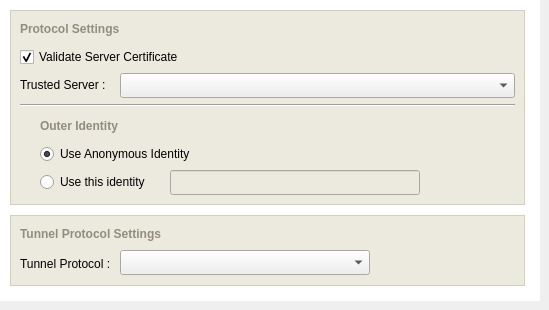
      <widget class="QWidget" name="protSettings" >
       <attribute name="title" >
        <string>Protocol Settings</string>
       </attribute>
       <widget class="QFrame" name="frame_10" >
        <property name="geometry" >
         <rect>
          <x>0</x>
          <y>0</y>
          <width>540</width>
          <height>301</height>
         </rect>
        </property>
        <property name="palette" >
         <palette>
          <active>
           <colorrole role="Base" >
            <brush brushstyle="SolidPattern" >
             <color alpha="255" >
              <red>255</red>
              <green>255</green>
              <blue>255</blue>
             </color>
            </brush>
           </colorrole>
           <colorrole role="Window" >
            <brush brushstyle="SolidPattern" >
             <color alpha="255" >
              <red>255</red>
              <green>255</green>
              <blue>255</blue>
             </color>
            </brush>
           </colorrole>
          </active>
          <inactive>
           <colorrole role="Base" >
            <brush brushstyle="SolidPattern" >
             <color alpha="255" >
              <red>255</red>
              <green>255</green>
              <blue>255</blue>
             </color>
            </brush>
           </colorrole>
           <colorrole role="Window" >
            <brush brushstyle="SolidPattern" >
             <color alpha="255" >
              <red>255</red>
              <green>255</green>
              <blue>255</blue>
             </color>
            </brush>
           </colorrole>
          </inactive>
          <disabled>
           <colorrole role="Base" >
            <brush brushstyle="SolidPattern" >
             <color alpha="255" >
              <red>255</red>
              <green>255</green>
              <blue>255</blue>
             </color>
            </brush>
           </colorrole>
           <colorrole role="Window" >
            <brush brushstyle="SolidPattern" >
             <color alpha="255" >
              <red>255</red>
              <green>255</green>
              <blue>255</blue>
             </color>
            </brush>
           </colorrole>
          </disabled>
         </palette>
        </property>
        <property name="autoFillBackground" >
         <bool>true</bool>
        </property>
        <property name="frameShape" >
         <enum>QFrame::NoFrame</enum>
        </property>
        <property name="frameShadow" >
         <enum>QFrame::Plain</enum>
        </property>
        <property name="lineWidth" >
         <number>0</number>
        </property>
        <widget class="QFrame" name="frame_13" >
         <property name="geometry" >
          <rect>
           <x>10</x>
           <y>215</y>
           <width>515</width>
           <height>71</height>
          </rect>
         </property>
         <property name="minimumSize" >
          <size>
           <width>515</width>
           <height>25</height>
          </size>
         </property>
         <property name="maximumSize" >
          <size>
           <width>515</width>
           <height>101</height>
          </size>
         </property>
         <property name="palette" >
          <palette>
           <active>
            <colorrole role="WindowText" >
             <brush brushstyle="SolidPattern" >
              <color alpha="255" >
               <red>208</red>
               <green>208</green>
               <blue>191</blue>
              </color>
             </brush>
            </colorrole>
            <colorrole role="Base" >
             <brush brushstyle="SolidPattern" >
              <color alpha="255" >
               <red>255</red>
               <green>255</green>
               <blue>255</blue>
              </color>
             </brush>
            </colorrole>
            <colorrole role="Window" >
             <brush brushstyle="SolidPattern" >
              <color alpha="255" >
               <red>236</red>
               <green>234</green>
               <blue>223</blue>
              </color>
             </brush>
            </colorrole>
           </active>
           <inactive>
            <colorrole role="WindowText" >
             <brush brushstyle="SolidPattern" >
              <color alpha="255" >
               <red>208</red>
               <green>208</green>
               <blue>191</blue>
              </color>
             </brush>
            </colorrole>
            <colorrole role="Base" >
             <brush brushstyle="SolidPattern" >
              <color alpha="255" >
               <red>255</red>
               <green>255</green>
               <blue>255</blue>
              </color>
             </brush>
            </colorrole>
            <colorrole role="Window" >
             <brush brushstyle="SolidPattern" >
              <color alpha="255" >
               <red>236</red>
               <green>234</green>
               <blue>223</blue>
              </color>
             </brush>
            </colorrole>
           </inactive>
           <disabled>
            <colorrole role="WindowText" >
             <brush brushstyle="SolidPattern" >
              <color alpha="255" >
               <red>119</red>
               <green>119</green>
               <blue>119</blue>
              </color>
             </brush>
            </colorrole>
            <colorrole role="Base" >
             <brush brushstyle="SolidPattern" >
              <color alpha="255" >
               <red>236</red>
               <green>234</green>
               <blue>223</blue>
              </color>
             </brush>
            </colorrole>
            <colorrole role="Window" >
             <brush brushstyle="SolidPattern" >
              <color alpha="255" >
               <red>236</red>
               <green>234</green>
               <blue>223</blue>
              </color>
             </brush>
            </colorrole>
           </disabled>
          </palette>
         </property>
         <property name="autoFillBackground" >
          <bool>true</bool>
         </property>
         <property name="frameShape" >
          <enum>QFrame::Box</enum>
         </property>
         <property name="frameShadow" >
          <enum>QFrame::Plain</enum>
         </property>
         <widget class="QLabel" name="WirelessNetworkLabel_16" >
          <property name="geometry" >
           <rect>
            <x>10</x>
            <y>10</y>
            <width>460</width>
            <height>18</height>
           </rect>
          </property>
          <property name="minimumSize" >
           <size>
            <width>460</width>
            <height>18</height>
           </size>
          </property>
          <property name="maximumSize" >
           <size>
            <width>460</width>
            <height>18</height>
           </size>
          </property>
          <property name="palette" >
           <palette>
            <active>
             <colorrole role="WindowText" >
              <brush brushstyle="SolidPattern" >
               <color alpha="255" >
                <red>144</red>
                <green>141</green>
                <blue>124</blue>
               </color>
              </brush>
             </colorrole>
            </active>
            <inactive>
             <colorrole role="WindowText" >
              <brush brushstyle="SolidPattern" >
               <color alpha="255" >
                <red>144</red>
                <green>141</green>
                <blue>124</blue>
               </color>
              </brush>
             </colorrole>
            </inactive>
            <disabled>
             <colorrole role="WindowText" >
              <brush brushstyle="SolidPattern" >
               <color alpha="255" >
                <red>119</red>
                <green>119</green>
                <blue>119</blue>
               </color>
              </brush>
             </colorrole>
            </disabled>
           </palette>
          </property>
          <property name="font" >
           <font>
            <pointsize>9</pointsize>
            <weight>75</weight>
            <bold>true</bold>
           </font>
          </property>
          <property name="lineWidth" >
           <number>0</number>
          </property>
          <property name="text" >
           <string>Tunnel Protocol Settings</string>
          </property>
          <property name="alignment" >
           <set>Qt::AlignLeading|Qt::AlignLeft|Qt::AlignVCenter</set>
          </property>
          <property name="margin" >
           <number>0</number>
          </property>
          <property name="indent" >
           <number>0</number>
          </property>
         </widget>
         <widget class="QLabel" name="label_19" >
          <property name="geometry" >
           <rect>
            <x>10</x>
            <y>38</y>
            <width>100</width>
            <height>22</height>
           </rect>
          </property>
          <property name="sizePolicy" >
           <sizepolicy>
            <hsizetype>0</hsizetype>
            <vsizetype>0</vsizetype>
            <horstretch>0</horstretch>
            <verstretch>0</verstretch>
           </sizepolicy>
          </property>
          <property name="palette" >
           <palette>
            <active>
             <colorrole role="WindowText" >
              <brush brushstyle="SolidPattern" >
               <color alpha="255" >
                <red>0</red>
                <green>0</green>
                <blue>0</blue>
               </color>
              </brush>
             </colorrole>
            </active>
            <inactive>
             <colorrole role="WindowText" >
              <brush brushstyle="SolidPattern" >
               <color alpha="255" >
                <red>0</red>
                <green>0</green>
                <blue>0</blue>
               </color>
              </brush>
             </colorrole>
            </inactive>
            <disabled>
             <colorrole role="WindowText" >
              <brush brushstyle="SolidPattern" >
               <color alpha="255" >
                <red>119</red>
                <green>119</green>
                <blue>119</blue>
               </color>
              </brush>
             </colorrole>
            </disabled>
           </palette>
          </property>
          <property name="lineWidth" >
           <number>0</number>
          </property>
          <property name="text" >
           <string>Tunnel Protocol :</string>
          </property>
          <property name="indent" >
           <number>0</number>
          </property>
         </widget>
         <widget class="QComboBox" name="innerComboBox" >
          <property name="geometry" >
           <rect>
            <x>110</x>
            <y>35</y>
            <width>250</width>
            <height>25</height>
           </rect>
          </property>
          <property name="minimumSize" >
           <size>
            <width>250</width>
            <height>25</height>
           </size>
          </property>
          <property name="maximumSize" >
           <size>
            <width>250</width>
            <height>25</height>
           </size>
          </property>
          <property name="maxCount" >
           <number>25</number>
          </property>
         </widget>
        </widget>
        <widget class="QFrame" name="frame_11" >
         <property name="geometry" >
          <rect>
           <x>10</x>
           <y>10</y>
           <width>515</width>
           <height>195</height>
          </rect>
         </property>
         <property name="minimumSize" >
          <size>
           <width>515</width>
           <height>100</height>
          </size>
         </property>
         <property name="maximumSize" >
          <size>
           <width>515</width>
           <height>200</height>
          </size>
         </property>
         <property name="palette" >
          <palette>
           <active>
            <colorrole role="WindowText" >
             <brush brushstyle="SolidPattern" >
              <color alpha="255" >
               <red>208</red>
               <green>208</green>
               <blue>191</blue>
              </color>
             </brush>
            </colorrole>
            <colorrole role="Base" >
             <brush brushstyle="SolidPattern" >
              <color alpha="255" >
               <red>255</red>
               <green>255</green>
               <blue>255</blue>
              </color>
             </brush>
            </colorrole>
            <colorrole role="Window" >
             <brush brushstyle="SolidPattern" >
              <color alpha="255" >
               <red>236</red>
               <green>234</green>
               <blue>223</blue>
              </color>
             </brush>
            </colorrole>
           </active>
           <inactive>
            <colorrole role="WindowText" >
             <brush brushstyle="SolidPattern" >
              <color alpha="255" >
               <red>208</red>
               <green>208</green>
               <blue>191</blue>
              </color>
             </brush>
            </colorrole>
            <colorrole role="Base" >
             <brush brushstyle="SolidPattern" >
              <color alpha="255" >
               <red>255</red>
               <green>255</green>
               <blue>255</blue>
              </color>
             </brush>
            </colorrole>
            <colorrole role="Window" >
             <brush brushstyle="SolidPattern" >
              <color alpha="255" >
               <red>236</red>
               <green>234</green>
               <blue>223</blue>
              </color>
             </brush>
            </colorrole>
           </inactive>
           <disabled>
            <colorrole role="WindowText" >
             <brush brushstyle="SolidPattern" >
              <color alpha="255" >
               <red>119</red>
               <green>119</green>
               <blue>119</blue>
              </color>
             </brush>
            </colorrole>
            <colorrole role="Base" >
             <brush brushstyle="SolidPattern" >
              <color alpha="255" >
               <red>236</red>
               <green>234</green>
               <blue>223</blue>
              </color>
             </brush>
            </colorrole>
            <colorrole role="Window" >
             <brush brushstyle="SolidPattern" >
              <color alpha="255" >
               <red>236</red>
               <green>234</green>
               <blue>223</blue>
              </color>
             </brush>
            </colorrole>
           </disabled>
          </palette>
         </property>
         <property name="autoFillBackground" >
          <bool>true</bool>
         </property>
         <property name="frameShape" >
          <enum>QFrame::Box</enum>
         </property>
         <property name="frameShadow" >
          <enum>QFrame::Plain</enum>
         </property>
         <widget class="Line" name="line_3" >
          <property name="geometry" >
           <rect>
            <x>10</x>
            <y>94</y>
            <width>495</width>
            <height>3</height>
           </rect>
          </property>
          <property name="orientation" >
           <enum>Qt::Horizontal</enum>
          </property>
         </widget>
         <widget class="QLabel" name="WirelessNetworkLabel_14" >
          <property name="geometry" >
           <rect>
            <x>30</x>
            <y>107</y>
            <width>460</width>
            <height>18</height>
           </rect>
          </property>
          <property name="minimumSize" >
           <size>
            <width>460</width>
            <height>18</height>
           </size>
          </property>
          <property name="maximumSize" >
           <size>
            <width>460</width>
            <height>18</height>
           </size>
          </property>
          <property name="palette" >
           <palette>
            <active>
             <colorrole role="WindowText" >
              <brush brushstyle="SolidPattern" >
               <color alpha="255" >
                <red>144</red>
                <green>141</green>
                <blue>124</blue>
               </color>
              </brush>
             </colorrole>
            </active>
            <inactive>
             <colorrole role="WindowText" >
              <brush brushstyle="SolidPattern" >
               <color alpha="255" >
                <red>144</red>
                <green>141</green>
                <blue>124</blue>
               </color>
              </brush>
             </colorrole>
            </inactive>
            <disabled>
             <colorrole role="WindowText" >
              <brush brushstyle="SolidPattern" >
               <color alpha="255" >
                <red>119</red>
                <green>119</green>
                <blue>119</blue>
               </color>
              </brush>
             </colorrole>
            </disabled>
           </palette>
          </property>
          <property name="font" >
           <font>
            <pointsize>9</pointsize>
            <weight>75</weight>
            <bold>true</bold>
           </font>
          </property>
          <property name="lineWidth" >
           <number>0</number>
          </property>
          <property name="text" >
           <string>Outer Identity</string>
          </property>
          <property name="alignment" >
           <set>Qt::AlignLeading|Qt::AlignLeft|Qt::AlignVCenter</set>
          </property>
          <property name="margin" >
           <number>0</number>
          </property>
          <property name="indent" >
           <number>0</number>
          </property>
         </widget>
         <widget class="QCheckBox" name="validateServerCheckbox" >
          <property name="geometry" >
           <rect>
            <x>10</x>
            <y>38</y>
            <width>300</width>
            <height>18</height>
           </rect>
          </property>
          <property name="minimumSize" >
           <size>
            <width>300</width>
            <height>18</height>
           </size>
          </property>
          <property name="maximumSize" >
           <size>
            <width>300</width>
            <height>18</height>
           </size>
          </property>
          <property name="palette" >
           <palette>
            <active>
             <colorrole role="WindowText" >
              <brush brushstyle="SolidPattern" >
               <color alpha="255" >
                <red>0</red>
                <green>0</green>
                <blue>0</blue>
               </color>
              </brush>
             </colorrole>
            </active>
            <inactive>
             <colorrole role="WindowText" >
              <brush brushstyle="SolidPattern" >
               <color alpha="255" >
                <red>0</red>
                <green>0</green>
                <blue>0</blue>
               </color>
              </brush>
             </colorrole>
            </inactive>
            <disabled>
             <colorrole role="WindowText" >
              <brush brushstyle="SolidPattern" >
               <color alpha="255" >
                <red>119</red>
                <green>119</green>
                <blue>119</blue>
               </color>
              </brush>
             </colorrole>
            </disabled>
           </palette>
          </property>
          <property name="text" >
           <string>Validate Server Certificate</string>
          </property>
          <property name="checked" >
           <bool>true</bool>
          </property>
         </widget>
         <widget class="QRadioButton" name="anonIdentRadioBtn" >
          <property name="geometry" >
           <rect>
            <x>30</x>
            <y>135</y>
            <width>300</width>
            <height>18</height>
           </rect>
          </property>
          <property name="minimumSize" >
           <size>
            <width>300</width>
            <height>18</height>
           </size>
          </property>
          <property name="maximumSize" >
           <size>
            <width>300</width>
            <height>18</height>
           </size>
          </property>
          <property name="palette" >
           <palette>
            <active>
             <colorrole role="WindowText" >
              <brush brushstyle="SolidPattern" >
               <color alpha="255" >
                <red>0</red>
                <green>0</green>
                <blue>0</blue>
               </color>
              </brush>
             </colorrole>
            </active>
            <inactive>
             <colorrole role="WindowText" >
              <brush brushstyle="SolidPattern" >
               <color alpha="255" >
                <red>0</red>
                <green>0</green>
                <blue>0</blue>
               </color>
              </brush>
             </colorrole>
            </inactive>
            <disabled>
             <colorrole role="WindowText" >
              <brush brushstyle="SolidPattern" >
               <color alpha="255" >
                <red>119</red>
                <green>119</green>
                <blue>119</blue>
               </color>
              </brush>
             </colorrole>
            </disabled>
           </palette>
          </property>
          <property name="text" >
           <string>Use Anonymous Identity</string>
          </property>
          <property name="checked" >
           <bool>true</bool>
          </property>
         </widget>
         <widget class="QLineEdit" name="phase1IdentEdit" >
          <property name="enabled" >
           <bool>false</bool>
          </property>
          <property name="geometry" >
           <rect>
            <x>160</x>
            <y>160</y>
            <width>250</width>
            <height>25</height>
           </rect>
          </property>
          <property name="minimumSize" >
           <size>
            <width>250</width>
            <height>25</height>
           </size>
          </property>
          <property name="maximumSize" >
           <size>
            <width>250</width>
            <height>25</height>
           </size>
          </property>
          <property name="palette" >
           <palette>
            <active>
             <colorrole role="WindowText" >
              <brush brushstyle="SolidPattern" >
               <color alpha="255" >
                <red>208</red>
                <green>208</green>
                <blue>191</blue>
               </color>
              </brush>
             </colorrole>
             <colorrole role="Base" >
              <brush brushstyle="SolidPattern" >
               <color alpha="255" >
                <red>255</red>
                <green>255</green>
                <blue>255</blue>
               </color>
              </brush>
             </colorrole>
             <colorrole role="Window" >
              <brush brushstyle="SolidPattern" >
               <color alpha="255" >
                <red>236</red>
                <green>234</green>
                <blue>223</blue>
               </color>
              </brush>
             </colorrole>
            </active>
            <inactive>
             <colorrole role="WindowText" >
              <brush brushstyle="SolidPattern" >
               <color alpha="255" >
                <red>208</red>
                <green>208</green>
                <blue>191</blue>
               </color>
              </brush>
             </colorrole>
             <colorrole role="Base" >
              <brush brushstyle="SolidPattern" >
               <color alpha="255" >
                <red>255</red>
                <green>255</green>
                <blue>255</blue>
               </color>
              </brush>
             </colorrole>
             <colorrole role="Window" >
              <brush brushstyle="SolidPattern" >
               <color alpha="255" >
                <red>236</red>
                <green>234</green>
                <blue>223</blue>
               </color>
              </brush>
             </colorrole>
            </inactive>
            <disabled>
             <colorrole role="WindowText" >
              <brush brushstyle="SolidPattern" >
               <color alpha="255" >
                <red>119</red>
                <green>119</green>
                <blue>119</blue>
               </color>
              </brush>
             </colorrole>
             <colorrole role="Base" >
              <brush brushstyle="SolidPattern" >
               <color alpha="255" >
                <red>236</red>
                <green>234</green>
                <blue>223</blue>
               </color>
              </brush>
             </colorrole>
             <colorrole role="Window" >
              <brush brushstyle="SolidPattern" >
               <color alpha="255" >
                <red>236</red>
                <green>234</green>
                <blue>223</blue>
               </color>
              </brush>
             </colorrole>
            </disabled>
           </palette>
          </property>
          <property name="maxLength" >
           <number>255</number>
          </property>
         </widget>
         <widget class="QRadioButton" name="thisIdentityRadioBtn" >
          <property name="geometry" >
           <rect>
            <x>30</x>
            <y>163</y>
            <width>120</width>
            <height>18</height>
           </rect>
          </property>
          <property name="minimumSize" >
           <size>
            <width>120</width>
            <height>18</height>
           </size>
          </property>
          <property name="maximumSize" >
           <size>
            <width>120</width>
            <height>18</height>
           </size>
          </property>
          <property name="palette" >
           <palette>
            <active>
             <colorrole role="WindowText" >
              <brush brushstyle="SolidPattern" >
               <color alpha="255" >
                <red>0</red>
                <green>0</green>
                <blue>0</blue>
               </color>
              </brush>
             </colorrole>
            </active>
            <inactive>
             <colorrole role="WindowText" >
              <brush brushstyle="SolidPattern" >
               <color alpha="255" >
                <red>0</red>
                <green>0</green>
                <blue>0</blue>
               </color>
              </brush>
             </colorrole>
            </inactive>
            <disabled>
             <colorrole role="WindowText" >
              <brush brushstyle="SolidPattern" >
               <color alpha="255" >
                <red>119</red>
                <green>119</green>
                <blue>119</blue>
               </color>
              </brush>
             </colorrole>
            </disabled>
           </palette>
          </property>
          <property name="text" >
           <string>Use this identity</string>
          </property>
         </widget>
         <widget class="QLabel" name="WirelessNetworkLabel_13" >
          <property name="geometry" >
           <rect>
            <x>10</x>
            <y>10</y>
            <width>460</width>
            <height>18</height>
           </rect>
          </property>
          <property name="minimumSize" >
           <size>
            <width>460</width>
            <height>18</height>
           </size>
          </property>
          <property name="maximumSize" >
           <size>
            <width>460</width>
            <height>18</height>
           </size>
          </property>
          <property name="palette" >
           <palette>
            <active>
             <colorrole role="WindowText" >
              <brush brushstyle="SolidPattern" >
               <color alpha="255" >
                <red>144</red>
                <green>141</green>
                <blue>124</blue>
               </color>
              </brush>
             </colorrole>
            </active>
            <inactive>
             <colorrole role="WindowText" >
              <brush brushstyle="SolidPattern" >
               <color alpha="255" >
                <red>144</red>
                <green>141</green>
                <blue>124</blue>
               </color>
              </brush>
             </colorrole>
            </inactive>
            <disabled>
             <colorrole role="WindowText" >
              <brush brushstyle="SolidPattern" >
               <color alpha="255" >
                <red>119</red>
                <green>119</green>
                <blue>119</blue>
               </color>
              </brush>
             </colorrole>
            </disabled>
           </palette>
          </property>
          <property name="font" >
           <font>
            <pointsize>9</pointsize>
            <weight>75</weight>
            <bold>true</bold>
           </font>
          </property>
          <property name="lineWidth" >
           <number>0</number>
          </property>
          <property name="text" >
           <string>Protocol Settings</string>
          </property>
          <property name="alignment" >
           <set>Qt::AlignLeading|Qt::AlignLeft|Qt::AlignVCenter</set>
          </property>
          <property name="margin" >
           <number>0</number>
          </property>
          <property name="indent" >
           <number>0</number>
          </property>
         </widget>
         <widget class="QLabel" name="tsText" >
          <property name="geometry" >
           <rect>
            <x>10</x>
            <y>66</y>
            <width>100</width>
            <height>18</height>
           </rect>
          </property>
          <property name="sizePolicy" >
           <sizepolicy>
            <hsizetype>0</hsizetype>
            <vsizetype>0</vsizetype>
            <horstretch>0</horstretch>
            <verstretch>0</verstretch>
           </sizepolicy>
          </property>
          <property name="minimumSize" >
           <size>
            <width>100</width>
            <height>18</height>
           </size>
          </property>
          <property name="maximumSize" >
           <size>
            <width>100</width>
            <height>18</height>
           </size>
          </property>
          <property name="palette" >
           <palette>
            <active>
             <colorrole role="WindowText" >
              <brush brushstyle="SolidPattern" >
               <color alpha="255" >
                <red>0</red>
                <green>0</green>
                <blue>0</blue>
               </color>
              </brush>
             </colorrole>
            </active>
            <inactive>
             <colorrole role="WindowText" >
              <brush brushstyle="SolidPattern" >
               <color alpha="255" >
                <red>0</red>
                <green>0</green>
                <blue>0</blue>
               </color>
              </brush>
             </colorrole>
            </inactive>
            <disabled>
             <colorrole role="WindowText" >
              <brush brushstyle="SolidPattern" >
               <color alpha="255" >
                <red>119</red>
                <green>119</green>
                <blue>119</blue>
               </color>
              </brush>
             </colorrole>
            </disabled>
           </palette>
          </property>
          <property name="text" >
           <string>Trusted Server : </string>
          </property>
         </widget>
         <widget class="QComboBox" name="trustedServerCombo" >
          <property name="geometry" >
           <rect>
            <x>110</x>
            <y>63</y>
            <width>395</width>
            <height>25</height>
           </rect>
          </property>
          <property name="minimumSize" >
           <size>
            <width>395</width>
            <height>25</height>
           </size>
          </property>
          <property name="maximumSize" >
           <size>
            <width>395</width>
            <height>25</height>
           </size>
          </property>
         </widget>
        </widget>
       </widget>
      </widget>
